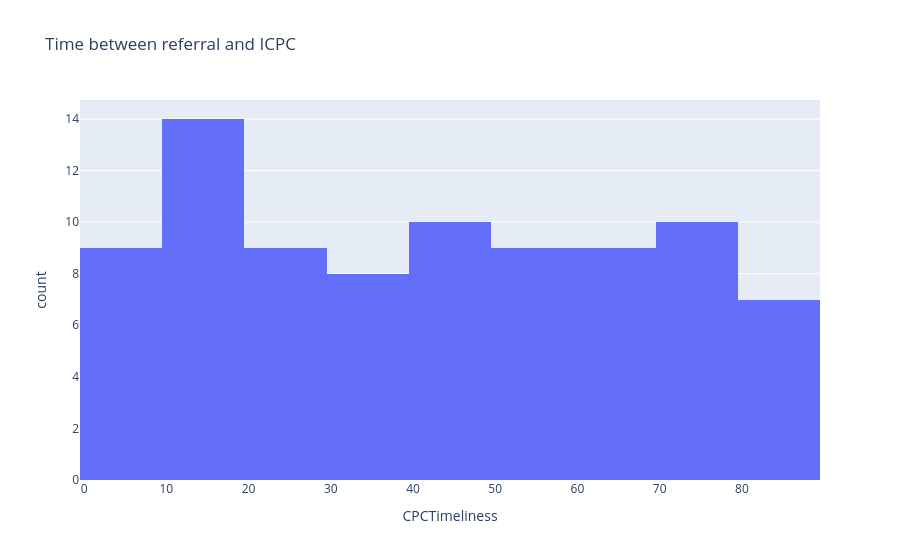

The notebook cell saved with this chart:
### Code cell
# Let's make a histogram

timeliness_hist = px.histogram(cin,
                               x='CPCTimeliness',
                               title='Time between referral and ICPC')

timeliness_hist.show()
# Bars (bins) are next to each other meaning we're seeing a histogram

### Figure 1 — Plotly figure (JSON) as saved in the notebook; plotly's stock layout.template omitted (floating-point values rounded to 4 significant figures)
{"data": [{"bingroup": "x", "hovertemplate": "CPCTimeliness=%{x}<br>count=%{y}<extra></extra>", "legendgroup": "", "marker": {"color": "#636efa", "pattern": {"shape": ""}}, "name": "", "orientation": "v", "showlegend": false, "type": "histogram", "x": [78.0, 49.0, 14.0, 66.0, 83.0, 3.0, 0.0, 25.0, 12.0, 65.0, 16.0, 54.0, 46.0, 74.0, NaN, 27.0, 19.0, 8.0, 68.0, NaN, 24.0, 66.0, NaN, 50.0, NaN, 83.0, 45.0, 4.0, 86.0, 66.0, 84.0, 66.0, 39.0, NaN, 67.0, 11.0, 51.0, 46.0, 56.0, 3.0, 43.0, 48.0, 56.0, 19.0, 19.0, 1.0, 77.0, 36.0, 21.0, NaN, 15.0, 69.0, 55.0, 34.0, 69.0, 87.0, 74.0, 74.0, NaN, 18.0, 27.0, 51.0, 74.0, 27.0, 32.0, NaN, 72.0, NaN, 50.0, 10.0, 86.0, 27.0, 77.0, 36.0, 33.0, 21.0, NaN, 30.0, NaN, 13.0, 9.0, 49.0, 19.0, NaN, NaN, 6.0, 70.0, 49.0, 46.0, 46.0, 81.0, 13.0, NaN, 9.0, 75.0, NaN, 26.0, 54.0, NaN, 37.0, 17.0], "xaxis": "x", "yaxis": "y"}], "layout": {"barmode": "relative", "legend": {"tracegroupgap": 0}, "title": {"text": "Time between referral and ICPC"}, "xaxis": {"anchor": "y", "domain": [0, 1], "title": {"text": "CPCTimeliness"}}, "yaxis": {"anchor": "x", "domain": [0, 1], "title": {"text": "count"}}}}
